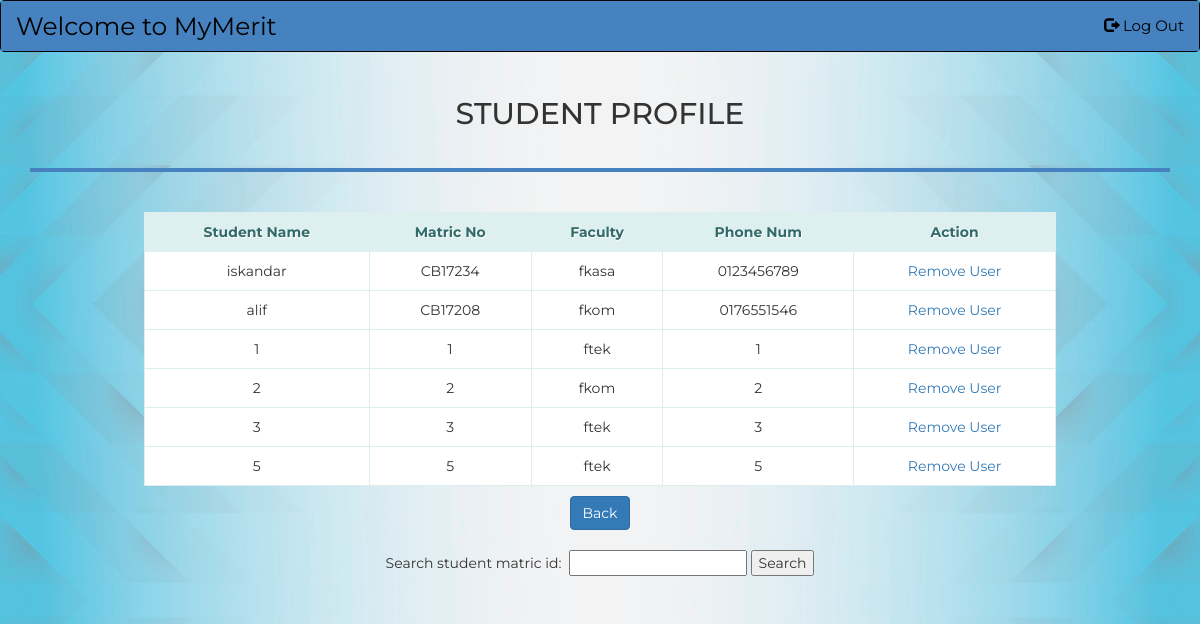
The app's page /MyMerit/stdList.php with its own data.
### tables this page shows
CREATE TABLE `student` (
  `id` int(11) NOT NULL,
  `stdName` varchar(50) NOT NULL,
  `stdMatric` varchar(10) NOT NULL,
  `stdFaculty` varchar(10) NOT NULL,
  `stdPhone` varchar(20) NOT NULL,
  `stdPwd` char(50) DEFAULT NULL,
  `status` varchar(20) NOT NULL DEFAULT 'PENDING',
  `stdPhoto` varchar(100) NOT NULL
);

### MyMerit/stdList.php (the view, shortened to what this page needs)
<!DOCTYPE html>
<html>
	<head>
		<div class="container">
		  <div style="background:transparent !important; padding-top:5px !important" class="jumbotron jumbotron-fluid">
			<h2 style="margin-bottom:-40px !important">STUDENT PROFILE</h2>
		 </div>
		 <hr style="border: 2px solid #4682BF;">
	</head>
	<body>
		<br>
		<table align = "center"class="zui-table">
			<thead>
			<tr>
				<th align="center">Student Name</th>
				<th>Matric No</th>
				<th>Faculty</th>
				<th>Phone Num</th>
				<th>Action</th>
			</tr>
			</thead>
			<?php
	include('dbconfig.php');
	$sql = "SELECT id, stdName, stdMatric, stdFaculty, stdPhone from student";
	$result = $mysqli-> query($sql);
		if ($result->num_rows > 0){
				while ($row = $result-> fetch_assoc()){
						echo "<tr><td>". $row["stdName"] ."</td>
						<td>". $row["stdMatric"] ."</td>
						<td>". $row["stdFaculty"]. "</td>
						<td>". $row["stdPhone"]. "</td>
						<td>". "<a href='deleteStudent.php?id=".$row["id"]."'>Remove User</a>".
						"</td></tr>";
				}
				echo "</table>";
		}
			else {
				echo "No data to display";
			}
?>
	<button type="button" class="btn btn-primary" onclick="location.href='adminMenu.php'">Back</button>
	<br><br>
	<form action="" method="post">
			Search student matric id:&nbsp
			<input type="input" value="" name="matric" required>
			<input type="submit" value="Search" name="search" >
	</form>
	<br>
	</body>
</html>

### MyMerit/css/style2.css (style rules this page uses)
.zui-table { border: solid 1px #DDEEEE; border-collapse: collapse; border-spacing: 0; font: normal 13px Arial, sans-serif; width: 80%; }
.zui-table thead th { background-color: #DDEFEF; border: solid 1px #DDEEEE; color: #336B6B; padding: 10px; text-align: center; text-shadow: 1pxrightpx #fff; }
.zui-table tbody td { border: solid 1px #DDEEEE; color: #333; padding: 10px; text-shadow: 1px 1px 1px #fff; }

### records on screen
student: stdName "iskandar", stdMatric "CB17234", stdFaculty "fkasa", stdPhone "0123456789"
student: stdName "alif", stdMatric "CB17208", stdFaculty "fkom", stdPhone "0176551546"
student: stdName "1", stdMatric "1", stdFaculty "ftek", stdPhone "1"
student: stdName "2", stdMatric "2", stdFaculty "fkom", stdPhone "2"
student: stdName "3", stdMatric "3", stdFaculty "ftek", stdPhone "3"
student: stdName "5", stdMatric "5", stdFaculty "ftek", stdPhone "5"
